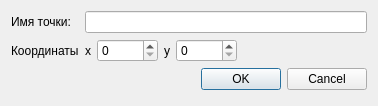
<?xml version="1.0" encoding="UTF-8"?>
<ui version="4.0">
 <class>MapItemDialogClass</class>
 <widget class="QDialog" name="MapItemDialogClass">
  <property name="geometry">
   <rect>
    <x>0</x>
    <y>0</y>
    <width>378</width>
    <height>106</height>
   </rect>
  </property>
  <property name="windowTitle">
   <string>Dialog</string>
  </property>
  <layout class="QFormLayout" name="formLayout">
   <property name="fieldGrowthPolicy">
    <enum>QFormLayout::AllNonFixedFieldsGrow</enum>
   </property>
   <item row="0" column="0">
    <widget class="QLabel" name="name_label">
     <property name="text">
      <string>Имя точки:</string>
     </property>
    </widget>
   </item>
   <item row="0" column="1">
    <widget class="QLineEdit" name="name_edit"/>
   </item>
   <item row="2" column="0">
    <widget class="QLabel" name="coord_label">
     <property name="text">
      <string>Координаты</string>
     </property>
    </widget>
   </item>
   <item row="2" column="1">
    <layout class="QHBoxLayout" name="horizontalLayout">
     <item>
      <widget class="QLabel" name="x_label">
       <property name="text">
        <string>x</string>
       </property>
      </widget>
     </item>
     <item>
      <widget class="QSpinBox" name="x_spin">
       <property name="maximum">
        <number>16000</number>
       </property>
      </widget>
     </item>
     <item>
      <widget class="QLabel" name="y_label">
       <property name="text">
        <string>y</string>
       </property>
      </widget>
     </item>
     <item>
      <widget class="QSpinBox" name="y_spin">
       <property name="maximum">
        <number>16000</number>
       </property>
      </widget>
     </item>
     <item>
      <spacer name="horizontalSpacer">
       <property name="orientation">
        <enum>Qt::Horizontal</enum>
       </property>
       <property name="sizeHint" stdset="0">
        <size>
         <width>40</width>
         <height>20</height>
        </size>
       </property>
      </spacer>
     </item>
    </layout>
   </item>
   <item row="3" column="1">
    <widget class="QDialogButtonBox" name="buttonBox">
     <property name="orientation">
      <enum>Qt::Horizontal</enum>
     </property>
     <property name="standardButtons">
      <set>QDialogButtonBox::Cancel|QDialogButtonBox::Ok</set>
     </property>
    </widget>
   </item>
  </layout>
 </widget>
 <resources/>
 <connections>
  <connection>
   <sender>buttonBox</sender>
   <signal>accepted()</signal>
   <receiver>MapItemDialogClass</receiver>
   <slot>accept()</slot>
   <hints>
    <hint type="sourcelabel">
     <x>248</x>
     <y>254</y>
    </hint>
    <hint type="destinationlabel">
     <x>157</x>
     <y>274</y>
    </hint>
   </hints>
  </connection>
  <connection>
   <sender>buttonBox</sender>
   <signal>rejected()</signal>
   <receiver>MapItemDialogClass</receiver>
   <slot>reject()</slot>
   <hints>
    <hint type="sourcelabel">
     <x>316</x>
     <y>260</y>
    </hint>
    <hint type="destinationlabel">
     <x>286</x>
     <y>274</y>
    </hint>
   </hints>
  </connection>
 </connections>
</ui>
